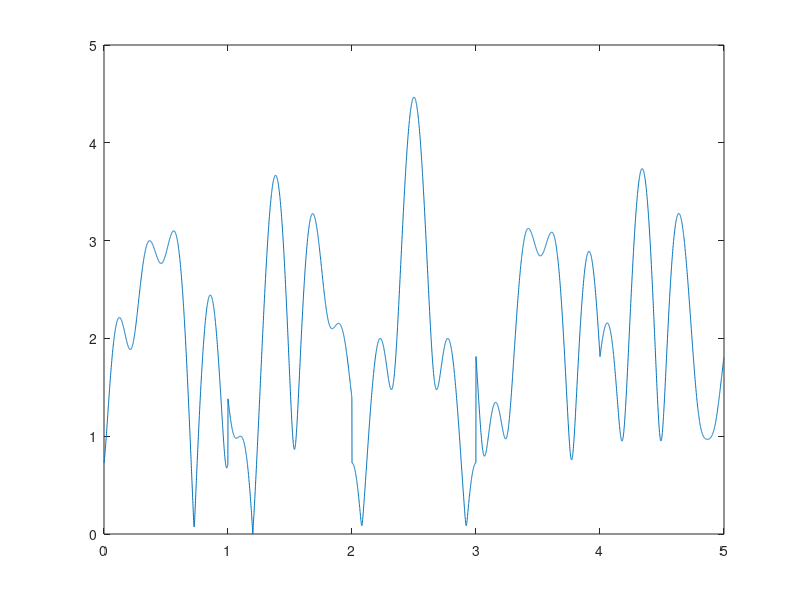
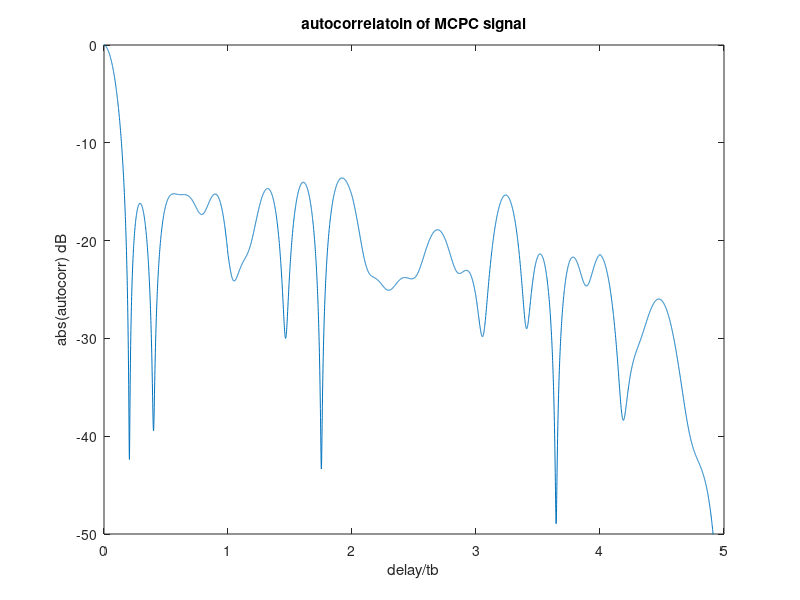

Reproduce these figures in MATLAB, in order.
%% Ratna Sai Kiran
%% Radar Projecyt
%% M*M MCPC Signal implementation

%%
%% M value 

M=5;

%% P4 SIGNAL PHASSE VALUES
%array consisting of all phasers
P4_phase=zeros(1,25);
%M_phase=mod(M_phase,2*pi)
%
for i =1:25
    P4_phase(i)=((pi/25)*(i-1)*(i-1))-(pi*(i-1));
end

P4_phase=mod(P4_phase,2*pi);


%% bit duration in P4 Signal
tc_sec=0.2;
%% bit duration 
tb_sec=tc_sec*M;

%%speed of light
c_mps=3e8;

%%sequences of phase values in degrees
M_phase=[0,-144,-216,-216,-144;-144,-216,-216,-144,0;-216,-216,-144,0,-144;-216,-144,0,-144,-216;-144,0,-144,-216,-216];

M_phase=M_phase.*(pi/180)
%% taken sequence was 3,5,2,4,1

%% Fs
Fc_Hz=1/tb_sec;

%% PRI 
PRI_sec=5;

%% Sampling frequency
Fs_Hz=1000;

%% delta secondas
delta_sec=1/Fs_Hz;

%% number of samples in time domain
N_samp_nu=round(PRI_sec/delta_sec);

%% number of samples where bit period
N_samp_bit=round(tb_sec/delta_sec);

%% time axis 
taxis_sec=0:delta_sec:PRI_sec-delta_sec;

%% transmitted signal
Stx_volts=zeros(1,N_samp_nu);

%% phasers order
N_phase=[3,5,2,1,4];

%% intital phase
S_phi=0;

for n=1:5
    Stx_volts(1:M*N_samp_bit)=Stx_volts(1:M*N_samp_bit)+exp(j*2*pi*Fc_Hz*(3-n)*taxis_sec(1:M*N_samp_bit));
    for m=1:M
        Stx_volts((m-1)*N_samp_bit+1:m*N_samp_bit)=Stx_volts((m-1)*N_samp_bit+1:m*N_samp_bit).*exp(j*M_phase(N_phase(n),m));
    end
end



%% time after performing auto correlation

time_acf_sec=-PRI_sec+delta_sec:delta_sec:PRI_sec-delta_sec;


Sout_volts=xcorr(Stx_volts,Stx_volts);
Sout_volts_db=10*log(abs(Sout_volts)/max(abs(Sout_volts)));

Stx_fft=fftshift(fft(Stx_volts));
%% frequency axis
F_axis=(-0.5/delta_sec)+(1/PRI_sec):1/PRI_sec:(0.5/delta_sec);


% %% fft
 figure(1)
 plot(taxis_sec,abs(Stx_volts))

%% considering only positive value
figure(2)
plot(time_acf_sec,Sout_volts_db)
xlim([0,5])
ylim([-50,0])
xlabel('delay/tb')
ylabel('abs(autocorr) dB')
title('autocorrelatoin of MCPC signal')

%% plotting the doppler ambiguity graph
%[afmg,delay,doppler]=ambgfun(Stx_volts,Fs_Hz,1/PRI_sec);
%contour(delay,doppler,afmg)